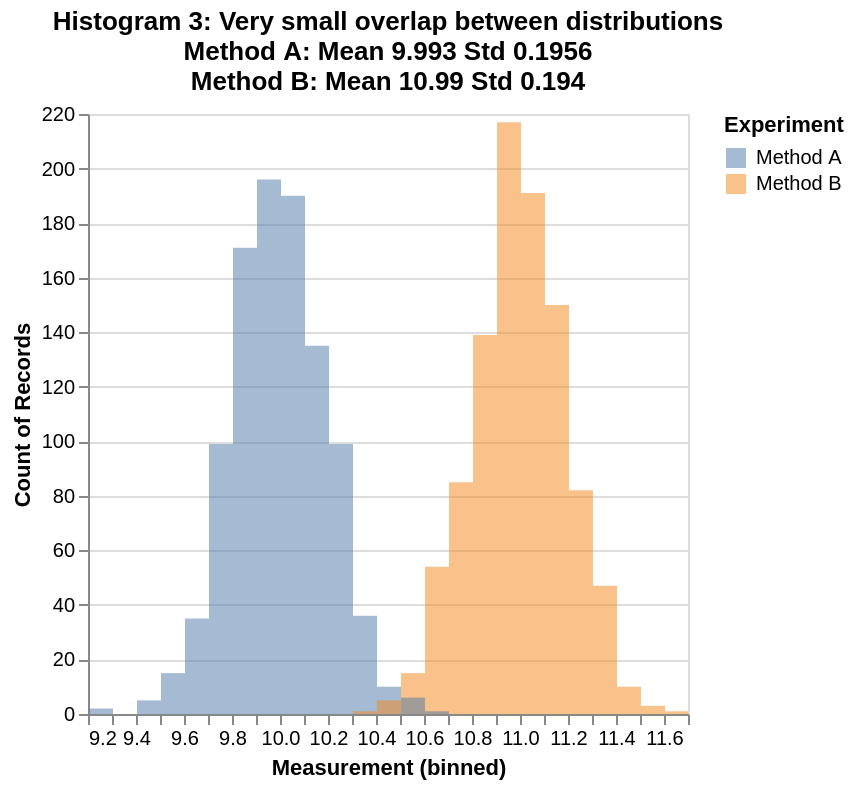

Here is the notebook cell this chart was saved with:
### Code cell
import pandas as pd
import altair as alt
import numpy as np

df = pd.read_pickle('example3.pkl')
selection = alt.selection_interval(bind='scales')

alt.Chart(df).transform_fold(
    ['Method A', 'Method B'],
    as_=['Experiment', 'Measurement']
).mark_bar(
    opacity=0.5,
    binSpacing=0
).encode(
    alt.X('Measurement:Q', 
          bin=alt.Bin(maxbins=30)),
    alt.Y('count()', stack=None),
    alt.Color('Experiment:N')    
).properties(
    title=['Histogram 3: Very small overlap between distributions',
           'Method A: Mean ' + f"{df['Method A'].mean():.4}"  + ' Std ' + f"{df['Method A'].std():.4}",
           'Method B: Mean ' + f"{df['Method B'].mean():.4}"  + ' Std ' + f"{df['Method B'].std():.4}"
          ]
).add_selection(
    selection
)

### Figure 1 — Vega-Lite specification as saved in the notebook (floating-point values rounded to 4 significant figures; data arrays with more than 128 entries replaced by an {"elided": "..."} marker saying what was removed)
{"config": {"view": {"continuousWidth": 300, "continuousHeight": 300}}, "data": {"name": "data-3f4c22b1d5323054dcc05148dcfd7a85"}, "mark": {"type": "bar", "binSpacing": 0, "opacity": 0.5}, "encoding": {"color": {"field": "Experiment", "type": "nominal"}, "x": {"bin": {"maxbins": 30}, "field": "Measurement", "type": "quantitative"}, "y": {"aggregate": "count", "stack": null, "type": "quantitative"}}, "params": [{"name": "param_f268f798f41c853e", "select": {"type": "interval"}, "bind": "scales"}], "title": ["Histogram 3: Very small overlap between distributions", "Method A: Mean 9.993 Std 0.1956", "Method B: Mean 10.99 Std 0.194"], "transform": [{"fold": ["Method A", "Method B"], "as": ["Experiment", "Measurement"]}], "$schema": "https://vega.github.io/schema/vega-lite/v6.4.1.json", "datasets": {"data-3f4c22b1d5323054dcc05148dcfd7a85": {"elided": "1000 records"}}}
